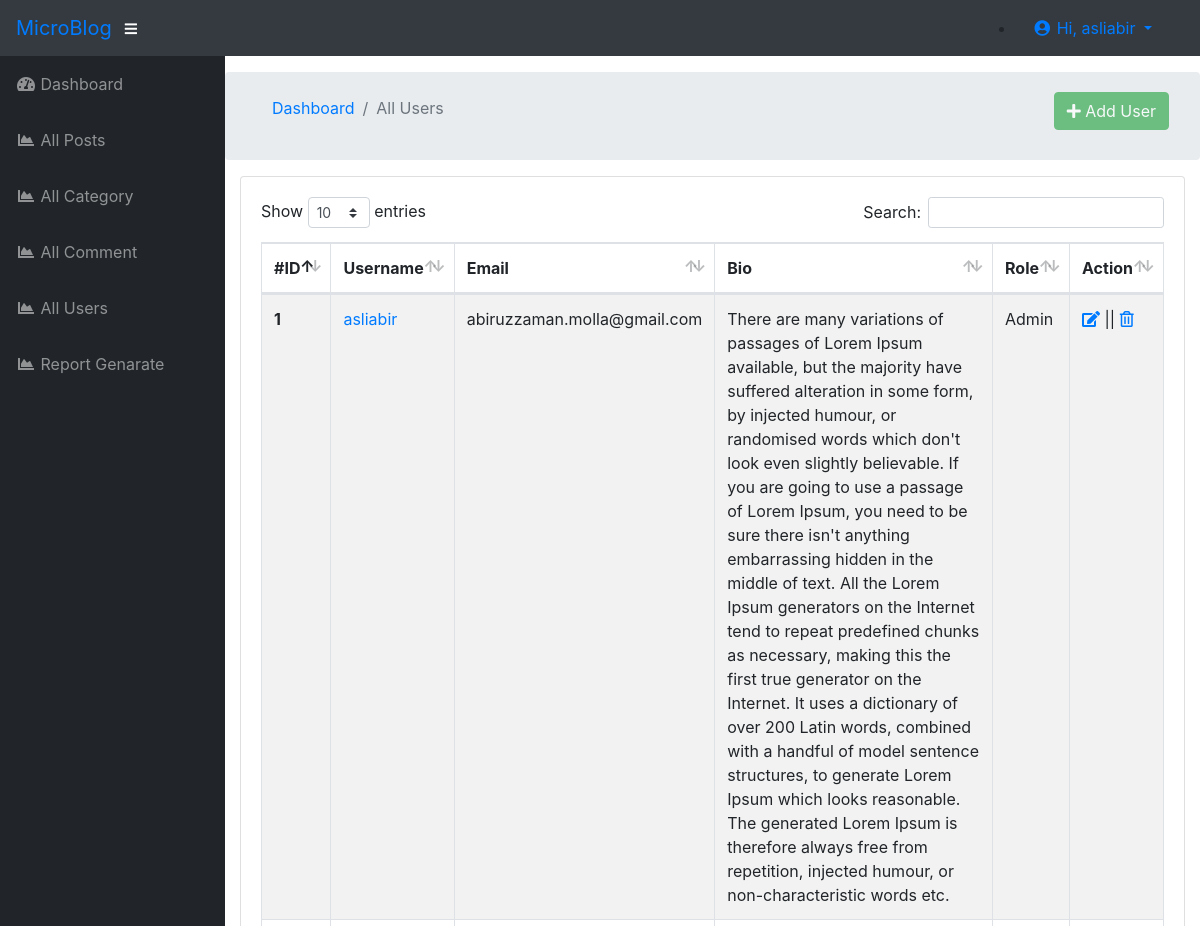
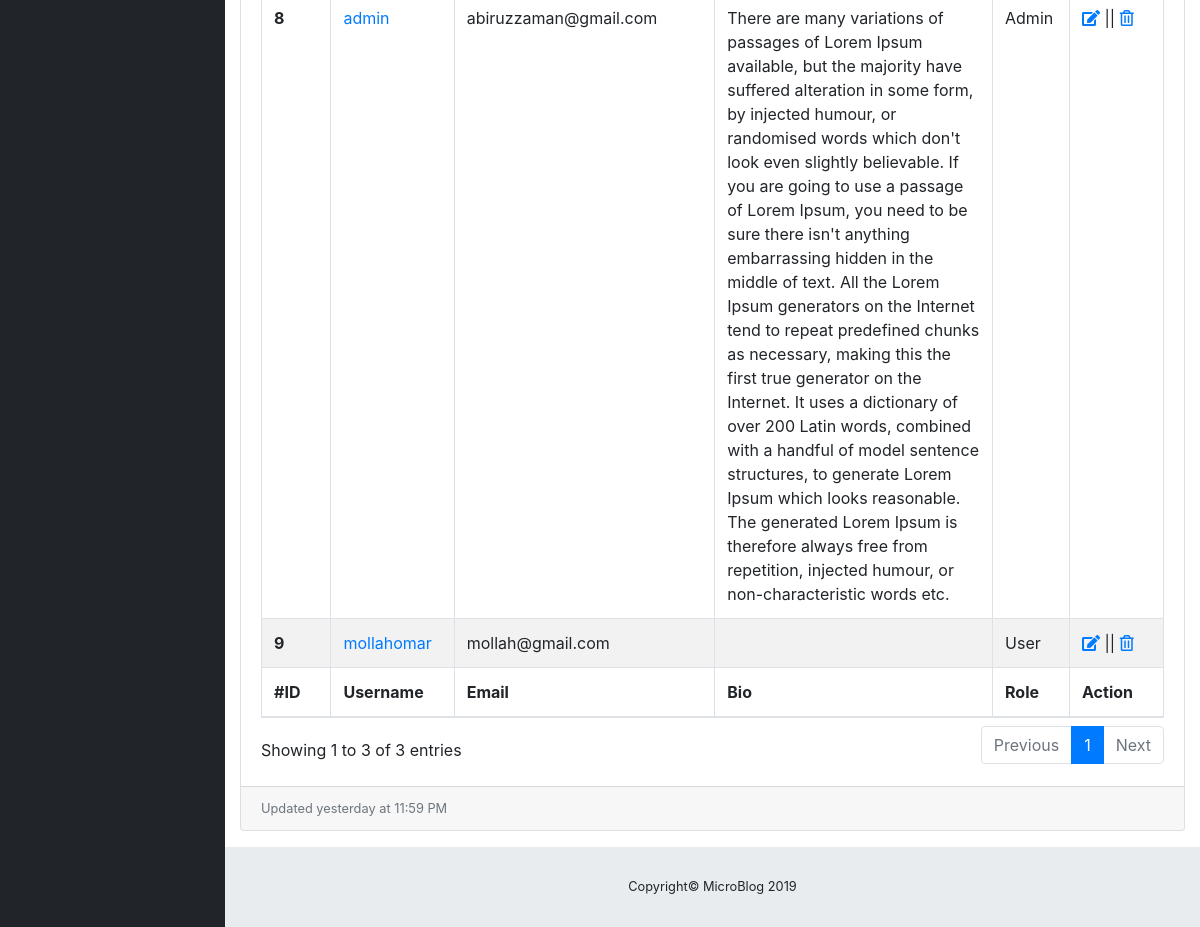
The app's page /admin/allUser.php (signed in) with its own data (2 pictures, top to bottom).
### tables this page shows
CREATE TABLE `tbl_user` (
  `uid` int(10) NOT NULL,
  `username` varchar(30) NOT NULL,
  `fullName` varchar(60) DEFAULT NULL,
  `image` varchar(200) DEFAULT NULL,
  `title` varchar(50) DEFAULT NULL,
  `email` varchar(100) NOT NULL,
  `password` varchar(30) NOT NULL,
  `bio` varchar(5000) DEFAULT NULL,
  `role` tinyint(2) NOT NULL DEFAULT '1'
);

### admin/func/function.php (called while the page is built, shortened)
<?php
function admRolConv($role){
    if ($role == '1') {
        return "Admin";
    } else {
        return "User";
    }
}
?>

### admin/allUser.php (the view, shortened to what this page needs)
<?php ob_start();
include "inc/header.php"; ?>
<div id="wrapper">
    <?php include "inc/sidebar.php"; ?>
    <div id="content-wrapper">
        <div class="container-fluid">
            <div class="row breadcrumb dashboard-breadcrumb">
                <div class="col-md-8">
                    <ol class="breadcrumb">
                        <li class="breadcrumb-item">
                            <a href="index.php">Dashboard</a>
                        </li>
                        <li class="breadcrumb-item active">All Users</li>
                    </ol>
                </div>
                <div class="col-md-4">
                    <div class="btn-group float-right mt-2" role="group">
                        <a class="btn btn-success btn-md disabled" href="addCategory.php">
                            <i class="fa fa-plus" aria-hidden="true"></i> Add User</a>
                    </div>
                </div>
            </div>
            <div class="card mb-3">
                <div class="card-body">
                    <div class="table-responsive">
                        <table class="table table-bordered table-striped table-hover" id="dataTable" width="100%" cellspacing="0">
                            <thead>
                                <tr>
                                    <th>#ID</th>
                                    <th>Username</th>
                                    <th>Email</th>
                                    <th>Bio</th>
                                    <th>Role</th>
                                    <th>Action</th>
                                </tr>
                            </thead>
                            <tfoot>
                                <tr>
                                    <th>#ID</th>
                                    <th>Username</th>
                                    <th>Email</th>
                                    <th>Bio</th>
                                    <th>Role</th>
                                    <th>Action</th>
                                </tr>
                            </tfoot>
                            <tbody>
                                <?php
                                $sql = "SELECT * FROM `tbl_user`";
                                $result = $db->query($sql);
                                while ($row = $result->fetch_assoc()) {
                                    ?>
                                    <tr>
                                        <th scope="row"><?php echo $row['uid']; ?></th>
                                        <td><a href="http://ilkoblog.test/userprofile.php?uid=<?php echo $row['uid']; ?>"><?php echo $row['username']; ?></a></td>
                                        <td><?php echo $row['email']; ?></td>
                                        <td><?php echo $row['bio']; ?></td>
                                        <td><?php echo admRolConv($row['role']); ?></td>
                                        <td><a href="editUser.php?id=<?php echo $row['uid']; ?>"><i class="fas fa-edit d-inline"></i></a> || <a href="?delID=<?php echo $row['uid']; ?>" onclick="return confirm('Are you sure?');"><i class="far fa-trash-alt"></i></a></td>
                                    </tr>
                                <?php } ?>
                            </tbody>
                        </table>
                    </div>
                </div>
                <div class="card-footer small text-muted">Updated yesterday at 11:59 PM</div>
            </div>
        </div>
        <?php include "inc/footer.php"; ?>

### records on screen
tbl_user: uid "1", username "asliabir", email "abiruzzaman.molla@gmail.com", bio "There are many variations of passages of Lorem Ipsum available, but the majority have suffered alteration in some form, by injected humour, or randomised words which don't look even slightly believable. If you are going to use a passage of Lorem Ipsum, you need to be sure there isn't anything embarrassing hidden in the middle of text. All the Lorem Ipsum generators on the Internet tend to repeat predefined chunks as necessary, making this the first true generator on the Internet. It uses a dictionary of over 200 Latin words, combined with a handful of model sentence structures, to generate Lorem Ipsum which looks reasonable. The generated Lorem Ipsum is therefore always free from…", role "Admin"
tbl_user: uid "8", username "admin", email "abiruzzaman@gmail.com", bio "There are many variations of passages of Lorem Ipsum available, but the majority have suffered alteration in some form, by injected humour, or randomised words which don't look even slightly believable. If you are going to use a passage of Lorem Ipsum, you need to be sure there isn't anything embarrassing hidden in the middle of text. All the Lorem Ipsum generators on the Internet tend to repeat predefined chunks as necessary, making this the first true generator on the Internet. It uses a dictionary of over 200 Latin words, combined with a handful of model sentence structures, to generate Lorem Ipsum which looks reasonable. The generated Lorem Ipsum is therefore always free from…", role "Admin"
tbl_user: uid "9", username "mollahomar", email "mollah@gmail.com", role "User"

### other values on screen
$_SESSION['username'] "asliabir"
